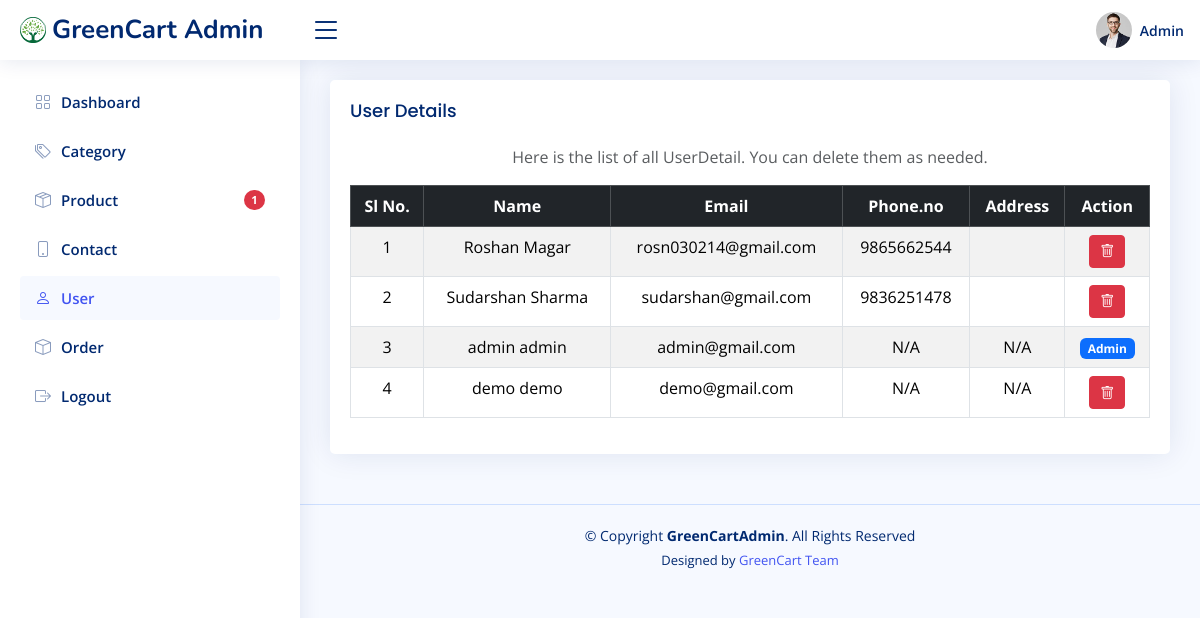
The page /NiceAdmin/user.php on the database its author committed.
### tables this page shows
CREATE TABLE IF NOT EXISTS `users` (
  `user_id` int NOT NULL AUTO_INCREMENT,
  `first_name` varchar(50) NOT NULL,
  `last_name` varchar(50) NOT NULL,
  `email` varchar(100) NOT NULL,
  `password` varchar(255) NOT NULL,
  `phone` varchar(20) DEFAULT NULL,
  `address` text,
  `city` varchar(50) DEFAULT NULL,
  `state` varchar(50) DEFAULT NULL,
  `is_admin` tinyint(1) DEFAULT '0',
  `created_at` timestamp NULL DEFAULT CURRENT_TIMESTAMP,
  `updated_at` timestamp NULL DEFAULT CURRENT_TIMESTAMP ON UPDATE CURRENT_TIMESTAMP,
  PRIMARY KEY (`user_id`),
  UNIQUE KEY `email` (`email`)
);

### NiceAdmin/user.php (the view, shortened to what this page needs)
<?php
include('../database/database.php');
$low_stock_query = mysqli_query($conn, "SELECT name FROM products WHERE stock_quantity < 5");
$low_stock_count = mysqli_num_rows($low_stock_query);
?>
<!DOCTYPE html>
<html lang="en">
<head>
    <link href="assets/vendor/bootstrap/css/bootstrap.min.css" rel="stylesheet">
    <link href="assets/vendor/bootstrap-icons/bootstrap-icons.css" rel="stylesheet">
    <link href="assets/vendor/boxicons/css/boxicons.min.css" rel="stylesheet">
    <link href="assets/vendor/simple-datatables/style.css" rel="stylesheet">
    <link href="assets/css/style.css" rel="stylesheet">
</head>
<body>
<header id="header" class="header fixed-top d-flex align-items-center">
    <div class="d-flex align-items-center justify-content-between">
    <a href="" class="logo d-flex align-items-center">
                <img src="../img/logo.png" alt="">
            <span class="d-none d-lg-block">GreenCart Admin</span>
        </a>
        <i class="bi bi-list toggle-sidebar-btn"></i>
    </div>
    <nav class="header-nav ms-auto">
        <ul class="d-flex align-items-center">
            <li class="nav-item dropdown pe-3">
                <a class="nav-link nav-profile d-flex align-items-center pe-0" href="#" data-bs-toggle="dropdown">
                    <img src="assets/img/profile-img.jpg" alt="Profile" class="rounded-circle">
                    <span class="d-none d-md-block ps-2">Admin</span>
                </a>
            </li>
        </ul>
    </nav>
</header>
<aside id="sidebar" class="sidebar">
    <ul class="sidebar-nav" id="sidebar-nav">
        <li class="nav-item"><a class="nav-link collapsed" href="index.php"><i class="bi bi-grid"></i><span>Dashboard</span></a></li>
        <li class="nav-item"><a class="nav-link collapsed" href="category.php"><i class="bi-tags"></i><span>Category</span></a></li>
        <li class="nav-item">
            <a class="nav-link collapsed " href="product.php">
                <i class="bi-box-seam"></i>
                <span>Product</span>
                <?php if ($low_stock_count > 0): ?>
                    <span class="badge bg-danger rounded-pill ms-auto"><?= $low_stock_count ?></span>
                <?php endif; ?>
            </a>
        </li>        <li class="nav-item"><a class="nav-link collapsed" href="contact.php"><i class="bi bi-phone"></i><span>Contact</span></a></li>
        <li class="nav-item"><a class="nav-link " href="user.php"><i class="bi bi-person"></i><span>User</span></a></li>
        <li class="nav-item"><a class="nav-link collapsed" href="order.php"><i class="bi bi-box "></i><span>Order</span></a></li>
        <li class="nav-item"><a class="nav-link collapsed" href="http:\\localhost\greencart\auth\logout_admin.php"><i class="bi bi-box-arrow-right"></i><span>Logout</span></a></li>
    </ul>
</aside>
    <main id="main" class="main">
        <section class="section">
            <div class="row">
                <div class="col-lg-12">
                    <div class="card">
                        <div class="card-body">
                            <h5 class="card-title">User Details</h5>
                            <p class="text-center text-muted">Here is the list of all UserDetail. You can delete them as needed.</p>
                            <table class="table table-striped table-bordered text-center">
                                <thead class="table-dark">
                                    <tr>
                                        <th>Sl No.</th>
                                        <th>Name</th>
                                        <th>Email</th>
                                        <th>Phone.no</th>
                                        <th>Address</th>
                                        <th>Action</th>
                                    </tr>
                                </thead>
                                <tbody>
                                    <?php
                                    $user = mysqli_query($conn, "SELECT * FROM users");
                                    $serial_number = 1;
                                    if (mysqli_num_rows($user) > 0) {
                                        while ($row = mysqli_fetch_assoc($user)) {
                                            echo "<tr>";
                                            echo "<td>{$serial_number}</td>";
                                            echo "<td>" . htmlspecialchars($row['first_name'] . ' ' . $row['last_name']) . "</td>";
                                            echo "<td>" . htmlspecialchars($row['email']) . "</td>";
                                            echo "<td>" . htmlspecialchars($row['phone'] ?? 'N/A') . "</td>";
                                            echo "<td>" . htmlspecialchars($row['address'] ?? 'N/A') . "</td>";
                                            echo "<td>";
                                            if ($row['is_admin'] == 0) {
                                                echo "<a href='user.php?delete=" . urlencode($row['user_id']) . "' class='btn btn-danger btn-sm' onclick=\"return confirm('Are you sure you want to delete this user?')\"><i class='bi bi-trash'></i></a>";
                                            } else {
                                                echo "<span class='badge bg-primary'>Admin</span>";
                                            }
                                            echo "</td>";
                                            echo "</tr>";
                                            $serial_number++;
                                        }
                                    } else {
                                        echo "<tr><td colspan='6'>No users found.</td></tr>";
                                    }
                                    ?>
                                </tbody>
                            </table>
                        </div>
                    </div>
                </div>
            </div>
        </section>
    </main>
    <footer id="footer" class="footer">
        <div class="copyright">
            &copy; Copyright <strong><span>GreenCartAdmin</span></strong>. All Rights Reserved
        </div>
        <div class="credits">
            Designed by <a href="https://bootstrapmade.com/">GreenCart Team</a>
        </div>
    </footer>
</body>
</html>

### NiceAdmin/assets/css/style.css (style rules this page uses)
:root { scroll-behavior: smooth; }
body { font-family: "Open Sans", sans-serif; background: #f6f9ff; color: #444444; }
a { color: #4154f1; text-decoration: none; }
h1, h2, h3, h4, h5, h6 { font-family: "Nunito", sans-serif; }
#main { margin-top: 60px; padding: 20px 30px; transition: all 0.3s; }
.card { margin-bottom: 30px; border: none; border-radius: 5px; box-shadow: 0px 0 30px rgba(1, 41, 112, 0.1); }
.card-title { padding: 20px 0 15px 0; font-size: 18px; font-weight: 500; color: #012970; font-family: "Poppins", sans-serif; }
.card-body { padding: 0 20px 20px 20px; }
.logo { line-height: 1; }
@media (min-width: 1200px) { .logo { width: 280px; } }
.logo img { max-height: 26px; margin-right: 6px; }
.logo span { font-size: 26px; font-weight: 700; color: #012970; font-family: "Nunito", sans-serif; }
.header { transition: all 0.5s; z-index: 997; height: 60px; box-shadow: 0px 2px 20px rgba(1, 41, 112, 0.1); background-color: #fff; padding-left: 20px; }
.header .toggle-sidebar-btn { font-size: 32px; padding-left: 10px; cursor: pointer; color: #012970; }
.header-nav ul { list-style: none; }
.header-nav>ul { margin: 0; padding: 0; }
.header-nav .nav-profile { color: #012970; }
.header-nav .nav-profile img { max-height: 36px; }
.header-nav .nav-profile span { font-size: 14px; font-weight: 600; }
.sidebar { position: fixed; top: 60px; left: 0; bottom: 0; width: 300px; z-index: 996; transition: all 0.3s; padding: 20px; overflow-y: auto; scrollbar-width: thin; scrollbar-color: #aab7cf transparent; box-shadow: 0px 0px 20px rgba(1, 41, 112, 0.1); background-color: #fff; }
@media (min-width: 1200px) { #main, #footer { margin-left: 300px; } }
.sidebar-nav { padding: 0; margin: 0; list-style: none; }
.sidebar-nav li { padding: 0; margin: 0; list-style: none; }
.sidebar-nav .nav-item { margin-bottom: 5px; }
.sidebar-nav .nav-link { display: flex; align-items: center; font-size: 15px; font-weight: 600; color: #4154f1; transition: 0.3; background: #f6f9ff; padding: 10px 15px; border-radius: 4px; }
.sidebar-nav .nav-link i { font-size: 16px; margin-right: 10px; color: #4154f1; }
.sidebar-nav .nav-link.collapsed { color: #012970; background: #fff; }
.sidebar-nav .nav-link.collapsed i { color: #899bbd; }
.footer { padding: 20px 0; font-size: 14px; transition: all 0.3s; border-top: 1px solid #cddfff; }
.footer .copyright { text-align: center; color: #012970; }
.footer .credits { padding-top: 5px; text-align: center; font-size: 13px; color: #012970; }

### NiceAdmin/user.php (style rules this page uses)
.btn-sm { padding: 5px 10px; font-size: 14px; }

### rows shown on the page
users: first_name+last_name "Roshan Magar", email "rosn030214@gmail.com", phone "9865662544"
users: first_name+last_name "Sudarshan Sharma", email "sudarshan@gmail.com", phone "9836251478"
users: first_name+last_name "admin admin", email "admin@gmail.com", phone "N/A", address "N/A", is_admin "Admin"
users: first_name+last_name "demo demo", email "demo@gmail.com", phone "N/A", address "N/A"

### other values the page prints
$low_stock_count "1"
